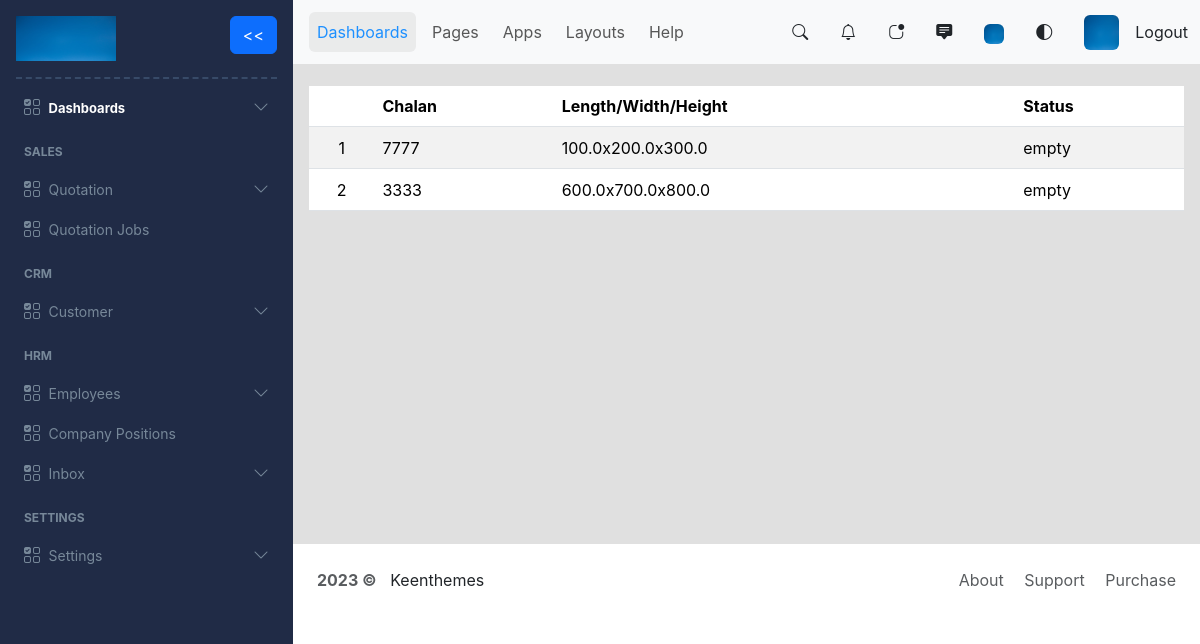
Page /view_quotation_jobs (signed in) on the earlier database version.
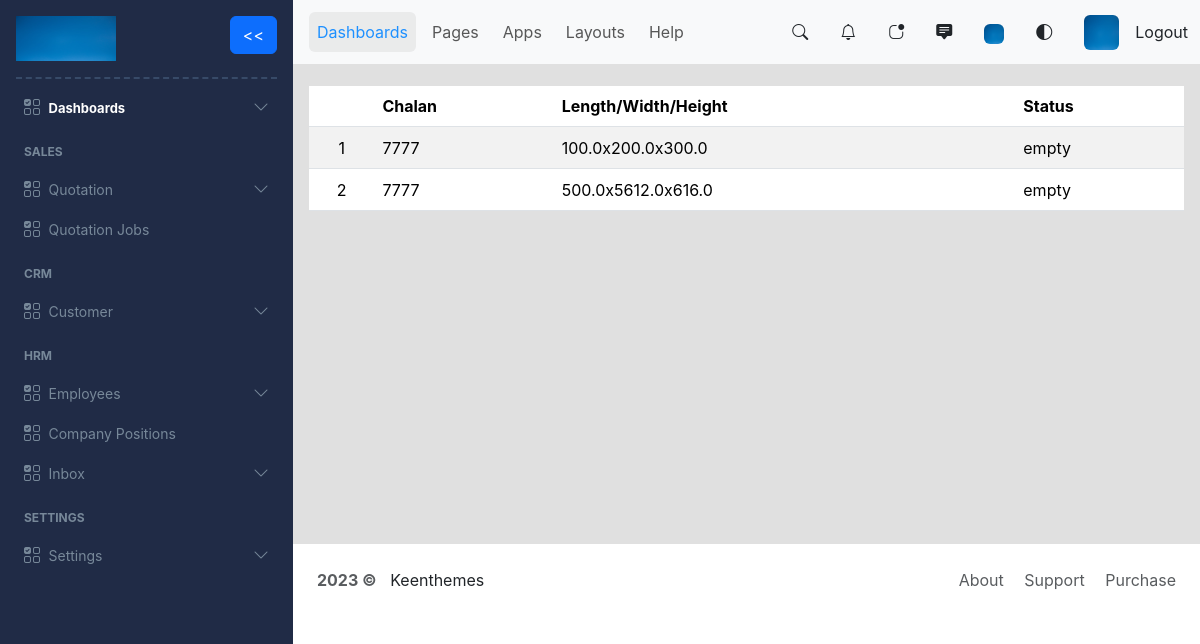
Same page on the later database version.
### myapp/models.py (models this page shows, shortened)
class QuotationJob(models.Model):
    id = models.UUIDField(primary_key=True, default=uuid.uuid4, unique=True, editable=False)
    quotation_id = models.ForeignKey(Quotation, on_delete=models.CASCADE)
    length = models.FloatField(null=False, blank=False)
    width = models.FloatField(null=False, blank=False)
    height = models.FloatField(null=False, blank=False)
    remarks = models.CharField(max_length=700, null=True, blank=True)
    quantity = models.IntegerField(null=False, blank=False)
    attachment = models.FileField(null=True, blank=True)

class Quotation(models.Model):
    status_choices=( ('draft', 'Draft'), ('in_process', 'In Process'), ('ready_to_deliver', 'Ready to Deliver'), ('delivered_successfully', 'Delivered Successfully') )
    id = models.UUIDField(primary_key=True, default=uuid.uuid4, unique=True, editable=False)
    customer_id = models.ForeignKey(Customer, on_delete=models.CASCADE)
    chalan_no = models.IntegerField(null=False, blank=True)
    created_on = models.DateTimeField(default=timezone.now ,null=False, blank=False)
    status = models.CharField(max_length=50, choices=status_choices, default='draft')
    sequential_code = models.CharField(max_length=30, null=True, blank=True, unique=True)

### myapp/views.py (the view)
# urls.py: path('view_quotation_jobs', views.viewQuotationJobs, name='view_quotation_jobs'),
@login_required
def viewQuotationJobs(request):
    quotation_jobs = QuotationJob.objects.all()
    quotation_jobs_exist = quotation_jobs.exists()
    return render(request, "quotation_job/view_quotation_jobs.html", {'quotation_jobs': quotation_jobs, 'quotation_jobs_exist': quotation_jobs_exist})

### myapp/templates/quotation_job/view_quotation_jobs.html
{% extends 'index.html' %}
{% block content %}
{% if quotation_jobs_exist %}
<div class='table-responsive'>
    <table class="table table-striped mt-2 align-middle">
        <thead>
        <tr>
            <th scope="col"></th>
            <th scope="col">Chalan</th>
            <th scope="col">Length/Width/Height</th>
            <th scope="col">Status</th>
        </tr>
        </thead>
        <tbody>
        {% for quotation_job in quotation_jobs %}
            <tr style="height: 42px;">
                <td class="text-center">{{forloop.counter}}</td>
                <td><a href="{% url 'each_quotation_job' quotation_job.id %}" style="text-decoration: none; color: black;">{{quotation_job.quotation_id.chalan_no}}</a></td>
                <td><a href="{% url 'each_quotation_job' quotation_job.id %}" style="text-decoration: none; color: black;">{{quotation_job.length}}x{{quotation_job.width}}x{{quotation_job.height}}</a></td>
                <td>empty</td>
            </tr>
        {% endfor %}
        </tbody>
    </table>
</div>
{% else %}
<div class="d-flex justify-content-center">
    <span class="pt-5">Empty Jobs. <a href="{% url 'create_quotation' %}">Create</a> a new quotation or <a href="{% url 'view_quotations' %}">Create</a> jobs for quotations </span>
</div>
{% endif %}
{% endblock content %}

Differences in the rows shown:
removed QuotationJob: quotation_id.chalan_no "3333", length "600.0", width "700.0", height "800.0"
added QuotationJob: quotation_id.chalan_no "7777", length "500.0", width "5612.0", height "616.0"
